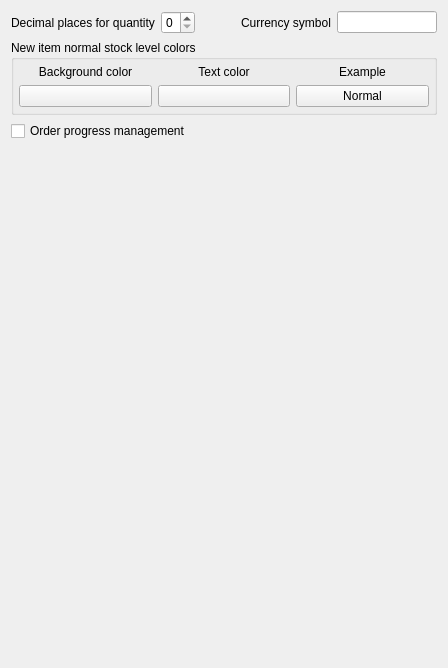
       <widget class="QWidget" name="tab5">
        <attribute name="title">
         <string>Other</string>
        </attribute>
        <layout class="QVBoxLayout" name="verticalLayout_20">
         <item>
          <layout class="QGridLayout" name="gridLayout_7">
           <item row="0" column="3">
            <widget class="QLabel" name="label_25">
             <property name="text">
              <string>Currency symbol</string>
             </property>
             <property name="buddy">
              <cstring>lineEditCurrencySymbol</cstring>
             </property>
            </widget>
           </item>
           <item row="0" column="4">
            <widget class="QLineEdit" name="lineEditCurrencySymbol">
             <property name="sizePolicy">
              <sizepolicy hsizetype="Preferred" vsizetype="Fixed">
               <horstretch>0</horstretch>
               <verstretch>0</verstretch>
              </sizepolicy>
             </property>
             <property name="maximumSize">
              <size>
               <width>100</width>
               <height>16777215</height>
              </size>
             </property>
             <property name="maxLength">
              <number>3</number>
             </property>
            </widget>
           </item>
           <item row="0" column="0">
            <widget class="QLabel" name="label_24">
             <property name="text">
              <string>Decimal places for quantity</string>
             </property>
             <property name="buddy">
              <cstring>spinBoxQuantityDecimals</cstring>
             </property>
            </widget>
           </item>
           <item row="0" column="1">
            <widget class="QSpinBox" name="spinBoxQuantityDecimals">
             <property name="maximum">
              <number>2</number>
             </property>
            </widget>
           </item>
           <item row="0" column="2">
            <spacer name="horizontalSpacer_4">
             <property name="orientation">
              <enum>Qt::Orientation::Horizontal</enum>
             </property>
             <property name="sizeHint" stdset="0">
              <size>
               <width>40</width>
               <height>20</height>
              </size>
             </property>
            </spacer>
           </item>
          </layout>
         </item>
         <item>
          <widget class="QGroupBox" name="groupBox_10">
           <property name="title">
            <string>New item normal stock level colors</string>
           </property>
           <layout class="QVBoxLayout" name="verticalLayout_22">
            <property name="leftMargin">
             <number>5</number>
            </property>
            <property name="topMargin">
             <number>5</number>
            </property>
            <property name="rightMargin">
             <number>5</number>
            </property>
            <property name="bottomMargin">
             <number>5</number>
            </property>
            <item>
             <layout class="QGridLayout" name="gridLayout_9" columnstretch="0,0,0">
              <item row="1" column="0">
               <widget class="QPushButton" name="pushButtonNB">
                <property name="text">
                 <string/>
                </property>
               </widget>
              </item>
              <item row="0" column="1">
               <widget class="QLabel" name="labelRed_9">
                <property name="font">
                 <font>
                  <bold>false</bold>
                 </font>
                </property>
                <property name="text">
                 <string>Text color</string>
                </property>
                <property name="alignment">
                 <set>Qt::AlignmentFlag::AlignCenter</set>
                </property>
               </widget>
              </item>
              <item row="1" column="2">
               <widget class="QPushButton" name="pushButtonExampleNL">
                <property name="text">
                 <string>Normal</string>
                </property>
               </widget>
              </item>
              <item row="0" column="2">
               <widget class="QLabel" name="labelRed_8">
                <property name="font">
                 <font>
                  <bold>false</bold>
                 </font>
                </property>
                <property name="text">
                 <string>Example</string>
                </property>
                <property name="alignment">
                 <set>Qt::AlignmentFlag::AlignCenter</set>
                </property>
               </widget>
              </item>
              <item row="0" column="0">
               <widget class="QLabel" name="labelYellow_12">
                <property name="font">
                 <font>
                  <bold>false</bold>
                 </font>
                </property>
                <property name="text">
                 <string>Background color</string>
                </property>
                <property name="alignment">
                 <set>Qt::AlignmentFlag::AlignCenter</set>
                </property>
               </widget>
              </item>
              <item row="1" column="1">
               <widget class="QPushButton" name="pushButtonNT">
                <property name="text">
                 <string/>
                </property>
               </widget>
              </item>
             </layout>
            </item>
           </layout>
          </widget>
         </item>
         <item>
          <widget class="QCheckBox" name="checkBoxOrderProgress">
           <property name="text">
            <string>Order progress management</string>
           </property>
          </widget>
         </item>
         <item>
          <spacer name="verticalSpacer_2">
           <property name="orientation">
            <enum>Qt::Orientation::Vertical</enum>
           </property>
           <property name="sizeHint" stdset="0">
            <size>
             <width>20</width>
             <height>516</height>
            </size>
           </property>
          </spacer>
         </item>
        </layout>
       </widget>
